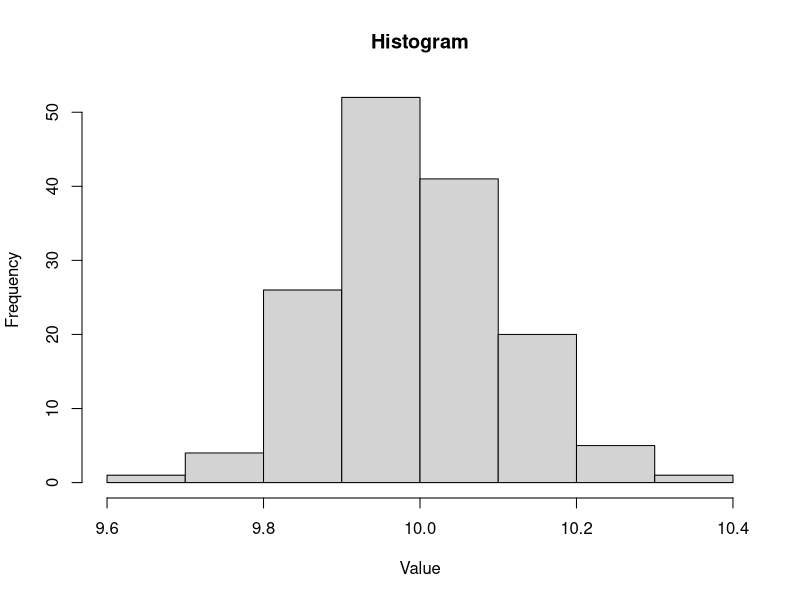
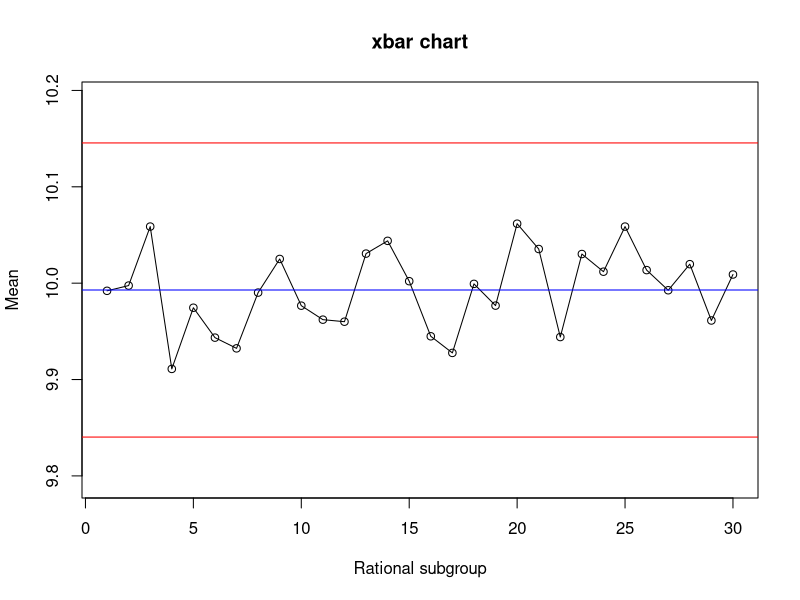
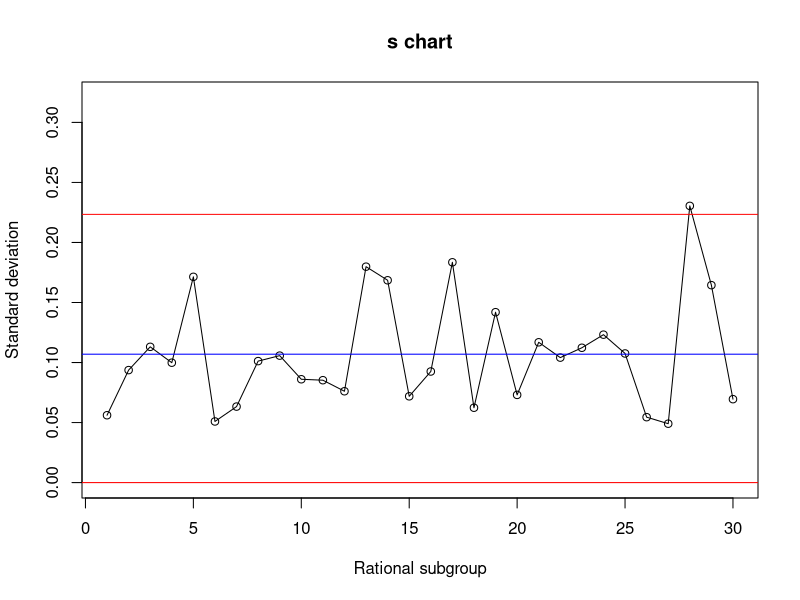

Here is the R script that generated these plots, in order:
## ---- chunk 1
A3 <- function(n)
{
  # constants A3 for subgroup sizes up to n=30
  
  if(n%%1==0 && n>=1 && n<=30)
  {
    vector_A3 <- c(NA, 2.6587, 1.9544, 1.6281, 1.4273, 1.2871, 1.1819, 1.0991, 1.0317, 0.9754, 0.9274, 0.8859, 0.8495, 0.8173, 0.7885, 0.7626, 0.7391, 0.7176, 0.6979, 0.6797, 0.6629, 0.6473, 0.6327, 0.6191, 0.6063, 0.5943, 0.5829, 0.5722, 0.5621, 0.5525)
    
    return(vector_A3[n])
  }
  
  else
  {
    return(NA)
  }
}
## ---- chunk 2
B3 <- function(n)
{
  # constants B3 for subgroup sizes up to n=30
  
  if(n%%1==0 && n>=1 && n<=30)
  {
    vector_B3 <- c(NA, 0.0000, 0.0000, 0.0000, 0.0000, 0.0304, 0.1177, 0.1851, 0.2391, 0.2837, 0.3213, 0.3535, 0.3816, 0.4062, 0.4282, 0.4479, 0.4657, 0.4818, 0.4966, 0.5102, 0.5228, 0.5344, 0.5452, 0.5553, 0.5648, 0.5737, 0.5820, 0.5899, 0.5974, 0.6044)
    
    return(vector_B3[n])
  }
  
  else
  {
    return(NA)
  }
}
## ---- chunk 3
B4 <- function(n)
{
  # constants B4 for subgroup sizes up to n=30
  
  if(n%%1==0 && n>=1 && n<=30)
  {
    vector_B4 <- c(NA, 3.2665, 2.5682, 2.2660, 2.0890, 1.9696, 1.8823, 1.8149, 1.7609, 1.7163, 1.6787, 1.6465, 1.6184, 1.5938, 1.5718, 1.5521, 1.5343, 1.5182, 1.5034, 1.4898, 1.4772, 1.4656, 1.4548, 1.4447, 1.4352, 1.4263, 1.4180, 1.4101, 1.4026, 1.3956)
    
    return(vector_B4[n])
  }
  
  else
  {
    return(NA)
  }
}
## ---- chunk 4
data1 <- read.delim('datacc1.txt', header = FALSE, sep = ' ', dec = '.')[,c(1,4)]
colnames(data1) <- c('Subgroup','Value')
data1
## ---- chunk 5
hist(data1$Value, main = 'Histogram', xlab = 'Value', ylab = 'Frequency')
## ---- chunk 6
shapiro.test(data1$Value)
## ---- chunk 7
table(data1$Subgroup)
## ---- chunk 8
k <- 30
n <- 5
## ---- chunk 9
means <- aggregate(data1$Value, list(data1$Subgroup), FUN=mean)[,2]
## ---- chunk 10
sds <- aggregate(data1$Value, list(data1$Subgroup), FUN=sd)[,2]
## ---- chunk 11
xbarbar <- mean(means)
xbarbar
## ---- chunk 12
sbar <- mean(sds)
sbar
## ---- chunk 13
names(means) <- paste('Subgroup', 1:k)
print(means)
## ---- chunk 14
plot(1:k, means, type='o', main = 'xbar chart', xlab = 'Rational subgroup', ylab = 'Mean', ylim = c(0.98*xbarbar, 1.02*xbarbar))
abline(h=xbarbar, col="blue")
abline(h=xbarbar-A3(n)*sbar, col="red")
abline(h=xbarbar+A3(n)*sbar, col="red")
## ---- chunk 15
names(sds) <- paste('Subgroup', 1:k)
print(sds)
## ---- chunk 16
plot(1:k, sds, type='o', main = 's chart', xlab = 'Rational subgroup', ylab = 'Standard deviation', ylim = c(0, 3*sbar))
abline(h=sbar, col='blue')
abline(h=B3(n)*sbar, col='red')
abline(h=B4(n)*sbar, col='red')
